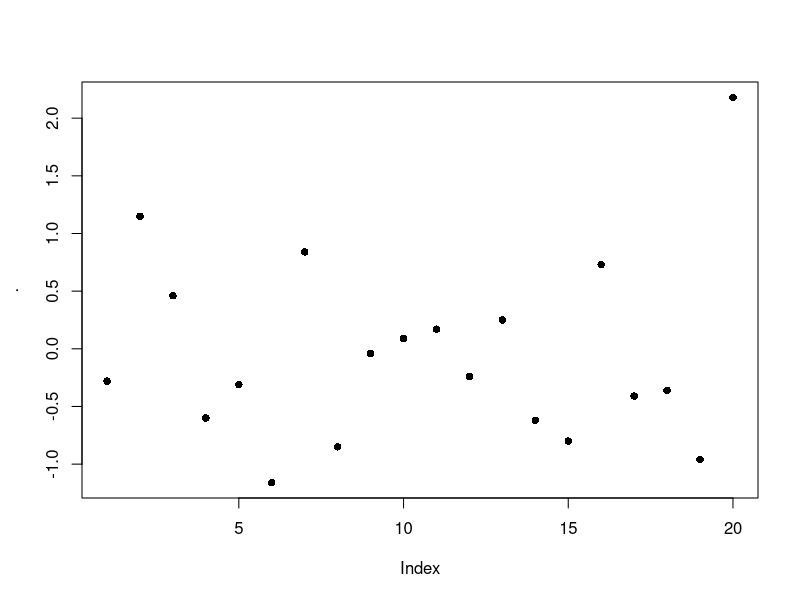
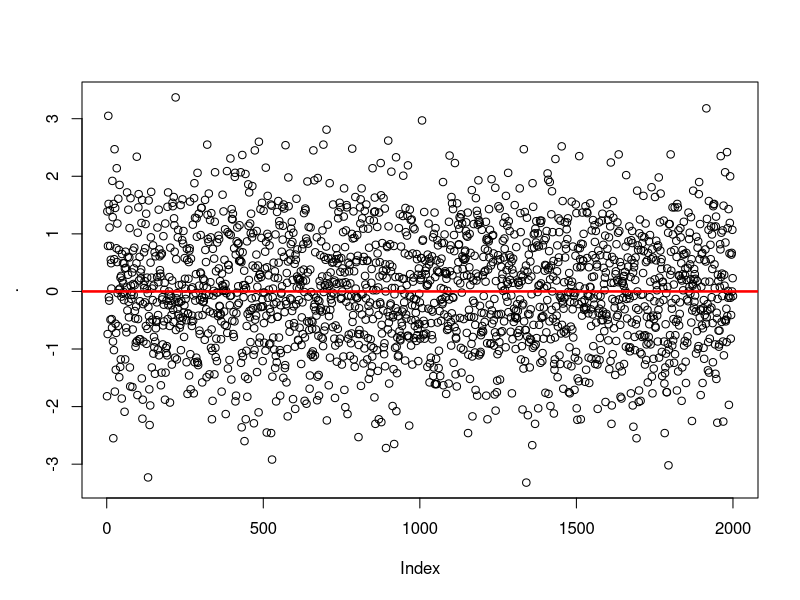

Source code (R) for these figures, in order: (Note: this script raises an error after producing the figures.)
# __________________________________________________________________
# R VOCABULARY 
# __________________________________________________________________

library("dplyr")
library("reshape2")
library("lazyeval")
library("ggplot2")
library("labeling")
library("lubridate")


# help(package="base")
# rm(list=ls())

# TODO: -------
# duplicated, charmatch, aggregate
# use regular expressions to break filenames into type of file        


# flatten a list: 
(l <- list(item1=4, item2=2, item3=c(100, 200)))  # surrounding with () calls print 
(unlist(l))
(unname(unlist(l)))  # returns numeric vector; also try: unlist(l) %>% unname  


# flattening a list of dates does weird stuff: 
datelist = as.list(c(ymd("2017-01-01"), ymd("2017-01-01")))
unlist(datelist)  # not good 
do.call("c", datelist)  # this is good 


# rep and seq: --------------------
rep(letters[1:3], times=2)  # same as rep(letters[1:3], 2)
rep(letters[1:3], each=2)
rep(letters[1:3], times=2, each=2)
rep(letters[1:3], times=2, each=2, length.out=2)
rep_len(letters[1:3], length.out=40)  # could be useful if you don't know the length of a vector, but you want to keep recycling it until total length reaches a target value. 
rep(letters[1:3], times=(1:3))
rep(letters[1:3], c(1,5,12))

seq(1,26)
seq(1,26,by=3)
seq(1,26, length.out=4)  # generates a sequence of length.out=4 equally spaced values from 1 to 16. (length.out is usually abbreviated to length or len, and seq_len is much faster.)
seq(along.with=month.abb)  # can abbreviate as e.g. seq(month.abb) or seq(letters); verbose alternative: seq(1, length(month.abb))
seq(along.with=rnorm(20))# generates sequence 1,2,3... ending with length(month.abb)
seq(c("apple", "orange", "banana"))

x<-round(rnorm(20), 2); names(x) <- seq(rnorm(20)); x %>% plot(pch=16) 
x<-round(rnorm(2000), 2); names(x) <- seq(rnorm(2000)); x %>% 
  plot(pch=1) %>% abline(h=0, lwd=2.5, col="red")


any(c(rep(FALSE, 9), TRUE))  # any TRUEs in the vector? 
any(c(2<1, 4>5, 6==7))

x <- c(4,3, NA, 1,1,23)
any(is.na(x))  # is.na(x) returns a logical of same length as x 



x<- rnorm(10)
range(x)
all(x < 2)  # x<2 returns a logical vector of same length as x; all(x<2) returns TRUE only if all values are TRUE 
all(x < 2, x > (-2))
all(1<2, 2==2, 3>2)
all(c(TRUE, TRUE, TRUE, FALSE))


4 %in% c(1,1,4,1)  # TRUE 
"s" %in% letters  # TRUE
1:4 %in% 1:10  # returns vector of same length as vector on left side of %in%
c(1:4, 12) %in% 1:10
c("g", 7) %in% letters 


match("s", letters)
match(c("a", "s", "f"), letters)
x <- c(4,3, NA, 1,1,23, NA)
match(NA, x)  # Note that match() only returns first match 


which(c(rep(FALSE, 5), TRUE, rep(FALSE, 4), TRUE))  # Takes a logical vector, returns numeric pointing to positions of TRUE values 
which(c(4==5, 2==3))
which(c(4==5, 2==3, 3==3, 4<5, 9>4))


x <- rep(1.0,10); y <- rep(0.99999999999, 10)
all.equal(target=x, current=y, tolerance = 10^-10)
all.equal(target=x, current=y, tolerance = 10^-20)


identical(2, 2.0)  # TRUE 

set.seed(1)
x <- rnorm(10)
set.seed(1)
y <- rnorm(10)
identical(x,y) # TRUE 


stopifnot(c(TRUE, TRUE))
stopifnot(c(FALSE, TRUE))  # returns an error if not all TRUE 
stopifnot(c(2<3, 4>5))


x <- airquality[, -1] # x is a regression design matrix
y <- airquality[,  1] # y is the corresponding response
stopifnot(complete.cases(y) != is.na(y))  # complete.cases returns a logical 
ok <- complete.cases(x, y)  # returns logical of same length as num rows of x and y
sum(!ok) # how many are not "ok" ? NOTE that "!" on a logical gives its inverse: !c(TRUE, FALSE) = c(FALSE, TRUE)
x <- x[ok,]
y <- y[ok]


# subsetting: -----
# 3 ways of subsetting a df for first column:
airquality[1]  # returns data frame (which is a type of list; subsetting list with [] always gives list)
airquality[[1]]  # returns the *contents* of element 1 in the df - integer atomic vector. [[]] can only return 1 thing 
airquality$Ozone  # returns integer atomic vector. Note that $ is shorthand, where x$y = x[["y", exact=FALSE ]]



cumsum(1:10)  # pseudocode: for i in 1:10, result[1] = i, result[2]=i+result[1]
cumprod(1:10)
cummin(1:10)  # along the entire length of input vector, 1 is min 
cummax(10:1)


# row and column sums, means: ---------------
x <- data.frame(x=rnorm(10)*10, y=rnorm(10)) %>% print 
colSums(x)
rowSums(x) %>% data.frame()

apply(x, 1, mean)  # means of rows 
apply(x, 2, mean)  # means of columns 


# first differencing: -----------
diff(1:10, lag = 1, differences = 1)  # diff gives differecnes between successive elements in a vector 
diff(seq(1,50, by=5), lag=1, differences=1)
(diffs1 <-diff(c(1,5,2,2,10,.5,-1,3,-4,30), lag = 1, differences = 1))
length(diffs1)

# second differencing: 
(diffs2 <-diff(c(1,5,2,2,10,.5,-1,3,-4,30), lag = 1, differences = 2))  
diffs2 == diff(diffs1, lag = 1, differences = 1)  #  setting arg differences > 1 means you recursively apply diff a specified number of times 
length(diffs2)  # note that this has one less element than diffs1

# differencing at lags (i.e. not immediately successive elements)
(diffs3 <-diff(c(1,5,2,2,10,.5,-1,3,-4,30), lag = 2, differences = 1))  
length(diffs3)


# removing duplicate rows from a df: -----------
# path.join.filter.dedup <- path.join.filter[!duplicated(path.join.filter), ]


# cut a range to get a factor: -------------------
x <- 1:100 
cut(x, breaks=seq(0,100,5), labels= paste("Level", 1:20))  # divide range of x into levels of a factor; 
# note that length of labels is 1 less than length of breaks
# also, first value of breaks is lower than min value of x 
table(cut(x, breaks=seq(0,100,5), labels= paste("Level", 1:20)))



# reorder factor levels using values in another column -------------
# first create data: 
df <- data.frame(area=letters[1:10], 
                 total=c(10,2,1,rnorm(6),20)); df

# graph looks ugly: 
ggplot(df, aes(x=area, y=total)) + geom_bar(stat="identity")

# find order of factor levels that you want: 
order(df$total)  # this gives ascending order; for descending, rev(order(df$total))

# reset factor levels: 
df <- df %>% mutate(area=factor(area, 
                          levels=area[order(df$total)])); df

str(df)  # factor levels reset

# graph again: 
ggplot(df, aes(x=area, y=total)) + geom_bar(stat="identity")  # SUCCESS!


# if there is an obvious way to order your factor levels (e.g. alphabetical), 
# you can try using ordered(): 
# create a factor with default ordering: 
ordered(rep(1:12, length=24))
ordered(c("blue", "green", "yellow"))
ordered(paste0("level_", 1:30))  # doesn't work well 

# let's try again: 
two.digits.numbers <- 
      sapply(1:30, function(x){
            x.char <- as.character(x)
            if (nchar(x.char) < 2){
                  x <- paste0("0", x)
            } else {
                  x <- x.char
            }
            return(x)
      }
      )

ordered(paste0("level_", two.digits.numbers))  # works! 

#**************************************************





#**************************************************
pmin(1:4, 0:3)  # gives "parallel" min - min of each pair of elements, where one element is from vector1, the other from v2. 

x <- sort(rnorm(100));  cH <- 1.35
quantile(x, probs = seq(0, 1, 0.25), na.rm = FALSE, names = TRUE)
# quantiles are cutpoints dividing the range of a probability distribution into contiguous intervals with equal probabilities. 
# quartiles are the three cut points that will divide a dataset into four equal-size groups
pmin(cH, quantile(x)) # no names
pmin(quantile(x), cH) # has names
plot(x=x, y=pmin(cH, pmax(-cH, x)), type = "b", main =  "Huber's function")



# & and && --------
x <- 1 
y <- 1

if (x==1 & y==1){print("yes")} else {print("no")}
if (x==1 && y==1){print("yes")} else {print("no")}
# when x and y are single element vectors, doesn't make a difference 

x <- c(1,1) 
y <- c(1,0)

if (x==1 & y==1){print("yes")} else {print("no")}
# "single &" returns warning: only first element used. Compare with: 
x==1 & y==1  # no warning, but this output can't be used in an if()
               # condition easily 

if (x==1 && y==1){print("yes")} else {print("no")}
# && evaluates left to right examining only the first element of each vector
# Hence, && is preferred in if conditions 

# compare: 
x==1 && y==1
x[2]==1 && y==1  # comparing second element of x (which is first element
                 # of x[2]) with first element of y


# merge: -------------------------------
# merging vectors (doesn't make much sense): 
x <- letters
y <- letters[3:4]
merge(x,y)  # prob not what you want: this is the cartesian product (?) of the 2 sets 


# MERGING DATA FRAMES: -----------
# if the column you're merging on has the same name in both dfs, there's no need to 
# specify by="" argument, because it is automatically interpreted that you are joining on that column 

x <- data.frame(a=letters, b.x=rnorm(26)) %>% print 
y <- data.frame(a=c(letters[3:4], "test"), d.y=rnorm(3), e.y=rep("yo", 3)) %>% print 

merge(x,y)  # inner join; 
merge(x,y, all=TRUE)  # outer join
merge(x,y, all.y=TRUE)  # right join
merge(x,y, all.x=TRUE)  # left join
merge(x,y, all.x=TRUE, all.y=TRUE)  # outer join again




# if the column you're merging on has the diff name in the 2 dfs, you need to specify the 
# by.x and by.y arguments 

x <- data.frame(a=letters, b.x=rnorm(26))
y <- data.frame(a.y=c(letters[3:4], "test"), d.y=rnorm(3), e.y=rep("yo", 3))

merge(x,y, by.x="a", by.y="a.y")  # INNER JOIN 
merge(x,y, all=TRUE, by.x="a", by.y="a.y")  # OUTER JOIN 
merge(x,y, all.y=TRUE, by.x="a", by.y="a.y")  # RIGHT JOIN
merge(x,y, all.x=TRUE, by.x="a", by.y="a.y")  # LEFT JOIN 


#... another example: -----------------
authors <- data.frame(
      surname = I(c("Tukey", "Venables", "Tierney", "Ripley", "McNeil")),
      nationality = c("US", "Australia", "US", "UK", "Australia"),
      deceased = c("yes", rep("no", 4)))
books <- data.frame(
      name = I(c("Tukey", "Venables", "Tierney",
                 "Ripley", "Ripley", "McNeil", "R Core")),
      title = c("Exploratory Data Analysis",
                "Modern Applied Statistics ...",
                "LISP-STAT",
                "Spatial Statistics", "Stochastic Simulation",
                "Interactive Data Analysis",
                "An Introduction to R"),
      other.author = c(NA, "Ripley", NA, NA, NA, NA,
                       "Venables & Smith"))

(m1 <- merge(authors, books, by.x = "surname", by.y = "name"))
(m2 <- merge(books, authors, by.x = "name", by.y = "surname"))


#... merging on dates: --------------
admits <- data.frame(dates = as.Date(c("2017-01-12", "2017-01-15")), 
                     num_cases = c(450,12))
census <- data.frame(dates = as.Date(c("2017-01-12", "2017-01-31")), 
                     num_pts = c(14030, 9912))
date_string <- data.frame(dates = seq(as.Date("2017-01-01"), as.Date("2017-01-31"), by="1 days")) 

# column to match on has same name in all 3 dfs, so no need to specify "by=" argument 
finaldf <- merge(date_string, admits, all.x=TRUE) %>% 
                  merge(census, all.x=TRUE) %>% print 

# if appropriate, replace NAs with zeroes: 
finaldf <- mutate(finaldf, 
                  num_cases=sapply(num_cases, function(x) if(is.na(x)==TRUE){0} else {x}), 
                  num_pts=sapply(num_pts, function(x) if(is.na(x)==TRUE){0} else {x})
                  ) %>% print 

finaldf.m <- melt(mutate(finaldf, dates=as.character(dates))) %>% print 
dcast(finaldf.m, dates ~ variable)  # reverses the melting operation 
dcast(finaldf.m, variable ~ dates)  # reverse rows and columns 

# ... merging with dplyr::right_join: --------
# path.join.phn <- right_join(path, path.waitlist.data,
#                             by =c("mrn" = "mrn.w", 
#                                   "ad.date.adtc" = "ad.date"))


# sort and order: ------------------
x <- c(1,1,3,-1,0,19,1,9,7,32)
sort(x)
sort(x, decreasing=TRUE)
rev(x)  # just reverses arguments 

order(x)  # returns an ordered numeric vector: order(x)[1] returns the position in x where the smallest element in x is found 
x[order(x)]  # arranges x in ascending order 


# Run-length encoding (RLE) is a very simple form of lossless data compression in which runs of data (that is, sequences in which the same data value occurs in many consecutive data elements) are stored as a single data value and count, rather than as the original run
x <- rev(rep(6:10, 1:5))
rle(x)
class(rle(x))  # type of list
rle(x)[1]
unname(unlist(rle(x)[1]))

z <- c(TRUE, TRUE, FALSE, FALSE, TRUE, FALSE, TRUE, TRUE, TRUE)
rle(z)
rle(as.character(z))

x <- c(rep("a", 4), "c", rep("g", 10))
unique(x)

# TABLE ----------------------------------------------
df <- data.frame(a=sample(100,10), 
                 b=sample(2000, 10))
table(df)  # you can call table() on purely numeric data, but it's kinda useless 
table(df$a)  # still useless 

df$c= sapply(1:10, function(x) sample(c("Group1", "Group2"), 1, replace=TRUE))
df

table(df)  # still pretty useless 
table(select(df, a,c))   # possibly useful: this converts the data from "long" to "wide" format; compare with > select(df[order(df$a), ], a,c)
table(select(df, b,c))  # possibly useful 
table(df$c)  # probably the best use of table() for this data 


# Simple frequency distribution:
table(rpois(100, 5))  # n=100, lambda=5
table(state.division, state.region)

with(airquality,
     table(OzHi = Ozone > 80, Month, useNA = "ifany"))  # with() seems to be a 
# precursor to the pipe operator (%>%)


# copy table from R to Excel: ---------------------
df <- data.frame(a=rnorm(20), b= sample(c(TRUE, FALSE), 20, replace=TRUE)) # %>% print
write.table(df, file="clipboard", sep="\t", row.names=FALSE)  # now paste in Excel 

# copy via clipboard from excel to R: 
#select column in excel %>%
x <- readClipboard()


# ifelse() : ------------------------------------
x <- c(6:-4)
sqrt(x)  #- gives warning
sqrt(ifelse(x >= 0, x, NA))  # no warning

## Note: the following also gives the warning !
ifelse(x >= 0, sqrt(x), NA)

l <- sample(c("a", "b", "c"), 1)
ifelse(l >= "b", "high", "low")


# DATES --------------------------------------------
# ...create strings of dates ----
seq(ISOdate(2017,1,1), ISOdate(2017,1,31), by="day") %>% substr(1,11)  # Jan to Feb 

seq(ISOdate(2017,1,1), ISOdate(2017,1,31), by="7 day") %>% 
  substr(1,11)  # only week start dates 

seq(ISOdate(2017,2,1), ISOdate(2017,1,1), by="-1 day") %>% substr(1,11)  # Feb to Jan 

# Note: ISOdate() is a wrapper for strptime()


# Alternatively, you can use as.Date: 
seq(as.Date("2017-01-01"), as.Date("2017-04-05"), by="1 day")

dates <- seq(as.Date("2017-01-01"), as.Date("2017-04-05"), by="7 day")  # only first day of weeks 
date_and_wkday <- data.frame(dates = dates, 
                             days = weekdays(dates)) %>% print 




# ...identify fiscal year from date : -------------------
x <- data.frame(date = c("2013-01-01", "2013-06-06", "2015-02-28", "2015-09-04"), 
                m=rep(NA,2), 
                y=rep(NA,2), 
                fyear = rep(NA,2)); x

for(i in 1:nrow(x)){
      x$m[i] <- substr(x$date[i], 6,7) %>% as.numeric
      x$y[i] <- substr(x$date[i], 1,4) %>% as.numeric
      if(m[i] %in% 4:12){
            x$fyear[i] <- x$y[i]+1
      } else {
            x$fyear[i] <- x$y[i]
      }
}
print(x)

# without extra columns for date and year: 
x <- data.frame(date = c("2013-01-01", "2013-06-06", "2015-02-28", "2015-09-04"), 
                fyear = rep(NA,2)
                ); x

for(i in 1:nrow(x)){
      m <- substr(x$date[i], 6,7) %>% as.numeric
      y <- substr(x$date[i], 1,4) %>% as.numeric
      if(m %in% 4:12){
            x$fyear[i] <- y+1
      } else {
            x$fyear[i] <- y
      }
}
print(x)



# using lubridate package: ----------------------------------------
dates <- c("2017-01-01", "2017-02-01", "2017-08-21")

class(dates)  # "character"


ymd(dates) # %>% class  # "Date"
# this function takes a char and converts to date, using the ymd format to 
# do the conversion. It DOESN'T *cast* to ymd format 

mdy(dates)  # doesn't work 
dates2 <- c('12-31-2017'); class(dates2)
mdy(dates2); class(mdy(dates2))

# convert to time in format hh:mm
timechar <- "12:30"
time <- strptime(timechar, format="%R"); time2
time <- strptime(timechar, format="%I"); time2


# convert ymd to mdy: 
ymd(dates) %>% format('%m%d%Y')

# arithmetic with dates and times: 



# SET OPERATIONS ---------------------------------------------

setA<-c("a", "b", "c", "d", "e")
setB<-c("d", "e", "f", "g")

union(setA,setB)
intersect(setA,setB)
setdiff(setA,setB)  # Note, however, that the difference between two sets is order-dependent. It is the material that is in the first named set, that is not in the second named set. 
setequal(c(setdiff(setA,setB),intersect(setA,setB),setdiff(setB,setA)), 
         union(setA,setB))


# SAMPLE() --------------------------------------------------
sample(10)  # gives permutation of all elements; same as sample(1:10)
sample(10, 1) 
(x <- sample(10, replace=TRUE)); setdiff(1:10, x)
sample(letters, 3)

sample(c("a", "b"),1, prob=c(.9, .1))  # The optional prob argument can be used to give a vector of weights for obtaining the elements of the vector being sampled. They need not sum to one, but they should be non-negative and not all zero.

# create a discrete distribution with specified probabilities:
v <- vector()
for(i in 1:1000){
  v[i] <- sample(c(TRUE, FALSE, "error"), 1, prob=c(.90, .09, .01))
}

table(v) %>% barplot  # plotting with base R 

# plotting with ggplot: 
dat <- as.data.frame(table(v)) %>% melt %>% select(1,3)
ggplot(dat, aes(x=v, y=value)) + 
  geom_bar(stat="identity") + 
  geom_hline(yintercept=0, size=1)



# COMBINATIONS --------------------------------------------------
choose(3,2)  # number of combinations of 2 elements that can be chosen from a set of 3 elements 
choose(10,1); choose(10,2); choose(30,2)

# counting num permutations: 
n <- 10
k <- 5 
choose(n,k)*factorial(k)

par(mfrow=c(2,1))
# graph of num combinations 
sapply(1:10, function(x) choose(10, x)) %>% 
  plot(type='l', main="num permutations, combinations of x objects from a total of 10 objects", 
       xlab = "x", 
       ylab = "num combinations")

# graph of num permutations 
sapply(1:10, function(x) choose(10, x)*factorial(x)) %>% 
  plot(type='l', 
       xlab = "x", 
       ylab = "num permutations")
par(mfrow=c(1,1))


# sample with/without replacement: -----------
sample(10)  # same as sample(1:10); default is replace=FALSE 
sample(10,2)
sample(10,100, replace=TRUE) 
sample(c("hi", "bye"), 30, replace=TRUE)

# simulate 100 rolls of a die: 
sample(6, 100, replace=TRUE) %>% mean
sample(6, 100, replace=TRUE) %>% mean


# find all files in a folder and all subfolders: ---------
setwd("\\\\vch.ca/departments/Projects (Dept VC)/Patient Flow Project/Coastal HSDA/2017 Requests/2017.10.10 LGH redevelopment - patient flow between old and new buildings")
list.files()
list.files(recursive = TRUE)
writeClipboard(list.files(recursive = TRUE))  # paste in notepad

files.df <- data.frame(file=as.character(list.files(recursive = TRUE)))
files.df <- mutate(files.df, 
                   file=as.character(file), # for some reason as.character 
                                              # didn't work above  
                   type=sapply(file, 
                               function(x){
                                     splitname <- strsplit(x, split="\\.") %>% 
                                                unlist %>% unname 
                                     l <- length(splitname)
                                     return(splitname[l])
                               }
                   ))

# examine structure: 
str(files.df)
head(files.df, 10); tail(files.df, 10)  

# get only R files: 
r.files <- filter(files.df, 
                  type=="R") %>% print


# FILL CONTAINER WITH LOOP: ----------------------
# create an empty container and fill it using a loop. We require that any type and any number of objects can be placed in the container, regardless of whether they are numeric or character or logical: 
container <- vector(mode="list")
# container <- list()  # this also seems to work? 

for(i in 1:10){
  x <- rnorm(1)
  print(paste("x=", x))
  if (x < 0.01){
    container[i] <- list(1:10)    
  } else if (x < 0.8) {
    container[i] <- list(rnorm(i))
  } else {
    container[i] <- list(rep("test", i))
  }
}

str(container)
summary(container)



# BUILD A DATAFRAME WITH A LOOP: --------------
# set up empty list: 
datalist = list()

for (i in 1:5) {
      # ... make some data
      dat <- data.frame(x = rnorm(10), y = runif(10))
      dat$i <- i  # maybe you want to keep track of which iteration produced it?
      datalist[[i]] <- dat # add it to your list; NOTE THAT WE USE [[]] !!!!
}

datalist  # each element of hte list is a dataframe 
# compare datalist[1] with datalist[[1]]; first is a list, second is contents 
      # within that list 

# join elements of list into a single df with do.call()
big_data = do.call(rbind, datalist) %>% print 

# alternative without using do.call: 
df1 <- datalist[[1]]
for(i in 2:5) {df1 <- rbind(df1, datalist[[i]])}
df1

identical(big_data, df1)  # TRUE 

# LAPPLY AND FRIENDS: -------------------------------
x <- list(a = 1:10, beta = exp(-3:3), logic = c(TRUE,FALSE,FALSE,TRUE)) %>% print 

# > lapply: -------------
# compute the list mean for each list element
lapply(x, mean)
# median and quartiles for each list element
lapply(x, quantile, probs = 1:3/4)
# Format for lapply is lapply(X, FUN, ...). Note that "probs=1:3/4" is being passed to "..." above, and is "passed to" the function quantile(). 

# > sapply and vapply ------
sapply(x, quantile)
i39 <- sapply(3:9, seq) # list of vectors
sapply(i39, fivenum)  # five number summary as a vector 
vapply(i39, fivenum)
vapply(i39, fivenum,
       c(Min. = 0, "1st Qu." = 0, Median = 0, "3rd Qu." = 0, Max. = 0))  
#^^ 3rd arg is FUN.VALUE: a vector template for the return value from FUN
# vapply is very similar to sapply, but with predefined format for output 




# > using apply to find row/column means -------
apply(x, 1, mean)  # means of rows 
apply(x, 2, mean)  # means of columns 

# > mapply: --------------
# mapply is a multivariate version of sapply
mapply(rep, x = 4:1, times=4:1)
# each iteration, rep takes 2 args one from the first arg from mapply, one 
#     from the second 

mapply(rep, times = 1:4, MoreArgs = list(x = 42))
# MoreArgs is used to pass arguments that are NOT "vectorized over"...? 
mapply(rep, times = 1:4, x=list(x = 42))  # what's the difference? 

mapply(function(x, y) seq_len(x) + y,  # define function to be applied 
       c(a =  1, b = 2, c = 3),  # names from first
       c(A = 10, B = 0, C = -10))
# pseudocode: create sequence of length a=1, then add A=10 to EACH element; 
#             create sequence of length b=2, then add B=0 

rnorms <- data.frame(n=rep(100,2), 
                     mean=c(4,50), 
                     var=c(.5, 3)) %>% print 
mapply(rnorm,
       n=rnorms$n, 
       mean=rnorms$mean, 
       sd=sqrt(rnorms$var)) %>% as.data.frame 

# **********************************
(v <- structure(10*(5:8), names = LETTERS[1:4], 
                types=c("red", "yellow", "blue", "green")))
# structure() returns the given object with further attributes that you can 
# set 

# not entirely sure what's happening here: 
f2 <- function(x, y) outer(rep(x, length.out = 3), y)
(a2 <- sapply(v, f2, y = 2*(1:5), simplify = "array"))
a.2 <- vapply(v, f2, outer(1:3, 1:5), y = 2*(1:5))
stopifnot(dim(a2) == c(3,5,4), all.equal(a2, a.2),
          identical(dimnames(a2), list(NULL,NULL,LETTERS[1:4])))

# ...sampling distribution of sample mean of exp r.v.: ----
replicate(10000, mean(rexp(10))) %>% hist

# using ggplot: 
df <- replicate(10000, mean(rexp(10))) %>% as.data.frame  
colnames(df) <- "value"

# set a theme variable that can be used for graphs later: 
mytheme <- theme(axis.text.x=element_text(size = 16),
                 axis.text.y=element_text(size=14),
                 
                 axis.title.x=element_text(size=20), 
                 axis.title.y=element_text(size=18), 
                 
                 strip.text.x=element_text(size=18), 
                 
                 panel.background = element_rect(fill = NA))

# without setting theme: 
p1 <- ggplot(df, aes(x=value)) + 
  geom_histogram(aes(y=..count..)) + # not really necessary to specify 
  # aes(y=..count..), but good to be explicit. You can just give 
  # "+ geom_histogram() +"  ...
  scale_x_continuous(limits=c(0,3), 
                     labels=seq(0,3, .25), 
                     breaks=seq(0,3, .25), 
                     expand = c(0,0)) +  # used to remove space between 
                                         # axis and labels  
      scale_y_continuous(expand = c(0,0)) + 
      
      geom_hline(yintercept=0, size=1) + 
      geom_vline(xintercept = 0, size=1);p1

# with theme: 
p1 + mytheme

# add density: 
(p2 <- p1 + geom_density(aes(y=..density..*900), size=1, colour="blue", alpha=.8))

p3 <- ggplot(df, aes(x=value)) + 
  geom_density(aes(y=..density../sum(..density..))); p3 
#   geom_histogram(aes(y=..density../sum(..density..)), fill=NA, colour="black")


# summary(p1); summary(p2)


# ... use lapply to create multiple distribution curves: -----

# create input vector: 
input=seq(-4,4, length=1000)

# define dist function family: X~N(0, 1/n): 
fx <- function(n, input_vector){
      dnorm(input_vector, mean=0, sd=(1/sqrt(n)))  # change to pnorm() to get CDFs 
}

# create data frame with x and f(x) values for different values of n: 
normal_curves <- lapply(seq(1:20), fx, input_vector=input) %>% 
      # "input_vector=x" => specify that second arg of fx always 
      # takes value x
      as.data.frame

colnames(normal_curves) <- paste0("n", 1:20)
normal_curves <- mutate(normal_curves,
                        x=input) %>%  # x is input vector
                  select(21,1:20)

str(normal_curves)

# putting data in long form to allow facetting by value of n: 
normal_curves_long <- melt(normal_curves, id.vars = "x")
str(normal_curves_long)

p1 <- ggplot(normal_curves_long, aes(x=x, y=value, group=variable)) + 
      geom_line() + 
      geom_text(data=filter(normal_curves_long,
                            x>=1 & x<=1.01),  # filtering to get single point from each                                                  curve 
                aes(label=variable), 
                col="red") ; p1 

# splitting data frames with split( ) :  --------------------------
split(mtcars, mtcars$cyl)

# example from split( ) help: 
require(stats); require(graphics)
n <- 10; nn <- 100
g <- factor(round(n * runif(n * nn)))  # 1000 integer values between 0:10  
x <- rnorm(n * nn) + sqrt(as.numeric(g))  # 1000 random values 
xg <- split(x, g)  %>% print  # note that each vector is of a different length 
boxplot(xg, col = "lavender")  # when g is large, sqrt(g) is large, so x values 
      # are higher 

sapply(xg, length)  # how many values in each group? lapply() %>% unlist( )
      # also works: 
# lapply(xg, length) %>% unlist
sapply(xg, mean)  # mean x value by level of g
# lapply(xg, mean) %>% unlist 


### Calculate 'z-scores' by group (standardize to mean zero, variance one)
z <- unsplit(lapply(split(x, g), scale), g)

# same thing, using pipes: 
z <- split(x,g) %>%  # split by levels of g 
      lapply(scale) %>%  # apply function scale() to each component 
      unsplit(g)   # combine back into a vector
plot(z)



# and check that the within-group std dev is indeed one:  
tapply(z, g, sd)  
# Interpretation: tapply takes 2 vectors, *splits* the first according to levels of 
# the second (thus creating a "ragged array"), then it *applies* a function to 
# each component, then it *combines* the results back into a vector.


# scale(x, center = TRUE, scale = TRUE): -----------
# If center is TRUE then centering is done by subtracting the column 
# means (omitting NAs) of x from their corresponding columns, and if 
# center is FALSE, no centering is done. 
# You can also supply a numeric vector of same length as num cols of x 
# to specify a particular value to subtract from each column entry. 
# 
# If scale is TRUE then scaling is done by dividing the (centered) 
# columns of x by their standard deviations if center is TRUE, and 
# the root mean square otherwise.



# Compound assignment pipe operator: ---------
# let's say we want an input vector of norm rvs, but it's lenght has to also be 
# a POISSON rv. We start by assigning the lenght, then generate a rnorm vector of 
# that length: 

# > approach 1: --------
set.seed(111)
(input <- rpois(1, 10))

# now update input
input <- input %>% rnorm %>% print 

# > approach 2: ----------
input %<>% rnorm %>% print 






# Pattern Matching and Replacement -------------------------------
# grep(value = FALSE) returns a vector of the indices of the elements of x that yielded a match (or not, for invert = TRUE. This will be an integer vector unless the input is a long vector, when it will be a double vector.                                                                                            

# grep(value = TRUE) returns a character vector containing the selected elements of x (after coercion, preserving names but no other attributes).

# grepl returns a logical vector (match or not for each element of x).

grep("[a-z]", letters)
grep("May", month.abb, invert=TRUE)  # find months that are NOT "May"
grep("wed", tolower(c("Monday", "Tuesday", "Wednesday")))
grep(c("wed", "mon"), tolower(c("Monday", "Tuesday", "Wednesday")))  # In grep(c("wed", "mon"), tolower(c("Monday", "Tuesday", "Wednesday"))):argument 'pattern' has length > 1 and only the first element will be used

charmatch(c("mon", "wed"), tolower(c("Monday", "Tuesday", "Wednesday", "Monday")))
# note that charmatch can take more than one element in its first argument. However, its rules for return values are a bit strange: 
      # if unique exact match OR (unique partial match and no exact match) -> 
            # match index returned
      # if multiple exact OR multiple partial -> 0 returned 
      # if no match, then nomatch argument value returned 
      # Thus, charmatch can be useful in seeing whether a value can be used 
            # as a unique identifier?? 

grep("o", letters)  # 15
grep("o", "food")  # 1
grep("o", c("food", "wood"))  # 1,2 
grep("o", c("food", "wood"), value=TRUE)
grepl("o", c("food", "wood"))

# note that "food" is a single element, which does contain an "o", so we get 1 returned. The 2 "o"s in food are not counted seperately. To do that, try: 

countOs <- function(x){
  require("dplyr", lib="H:/R packages")
  
  x.split <- strsplit(x, split=NULL) %>% unlist 
  
  returnOs <- function(x1){
    x2 <- tolower(x1)
    if(x2=="o"){1}
    else{0}
  }
  
  sapply(x.split, returnOs) %>% sum
}

# test function: 
test_countOs <- function(){
  sapply(list("hi", "hO", "OOoo", "yo", "only one", "frib", "N00", "123"),
         countOs)
}
test_countOs()

# apply the function: 
countOs("food")  # 2
countOs("Markov chains were introduced by Andrei Andreevich Markov (1856-1922) and were named in his honor.")  # 5 

# note how the function "countOs" promotes modularity and abstraction in the code: it is completely self-contained, so it doesn't need to refer to a function or object defined anywhere else, so you can use it in any environment. Just give it the input it expects and it will give you the output you expect. This is how you keep code from getting ridiculously complicated and interconnected. 

gsub("g", "Goose", letters)
gsub("g", NA, letters)

strings <- c("foo", "foo", "bar", "foo", "qux")
sub("foo", "yib", strings) 
gsub("foo", "yib", strings) 
# what's the difference between sub and gsub? 

# FUNCTIONS ------------------------------------------

# Use of "...": --------------------------------------
f <- function(...){
  list(...)
}
# f takes a variable number of arguments (i.e. user can put in anything they like there), then just lists what those arguments were. 


# TEST CASES: 
# function call: 
f(x=2, l=TRUE)

# Another function: 
f2 <- function(x,y, ...){
  print(x/y)
  otherArgs <- list(...)
  print(otherArgs)
  if (length(list(...)) > 0){
      if (any(unlist(list(...)))){
          print("At least one TRUE in otherArgs")
      } else {
          print("No TRUEs in otherArgs")
      }
  } else {
      print("No TRUEs in otherArgs")
  } 
}

# function call:
f2(1,5,TRUE, FALSE)
f2(1,5)
f2(1,5,FALSE, FALSE)

# Using ... in a useful way: ----------------------------------

# write a function that drops extreme values, then returns quantiles:
# in general, this approach could be useful because you can build in several steps into a single function (step1: drop extreme values, step2: calculate quantiles). However, you need a way to pass in arguments that will be used in later steps. That's what "..." is for. 

x <- rnorm(50)

f3 <- function(x){
  x2 <- sort(x)
  lower.limit <- quantile(x2, prob=.1)
  upper.limit <- quantile(x2, prob=.9)
  x3 <- x2[x2>lower.limit & x2<upper.limit]
  quantile(x3)
}

f3(x)  # compare with quantile(x)
f3(x, probs=c(.25, .5, .75))  
# Error in f3(x, probs = c(0.25, 0.5, 0.75)): unused argument (probs = c(0.25, 0.5, 0.75))

# To prevent the error, we need to rewrite f3 to allow it to take extra arguments: 

f4 <- function(x, ...){
  x2 <- sort(x)
  lower.limit <- quantile(x2, prob=.1)
  upper.limit <- quantile(x2, prob=.9)
  x3 <- x2[x2>lower.limit & x2<upper.limit]
  otherargs <- list(...)
  
  if(!is.null(otherargs)){
#     print(otherargs)  # note that this is just printed, not returned by the function
  }
  
  if(!is.null(otherargs$probs)){
#     print(quantile(x3, probs=otherargs$probs))
    quantile(x3, probs=otherargs$probs) %>% unlist
  } else {
#     print(quantile(x3))
#     print("default probs used")
    quantile(x3) %>% unlist
  }
}

# FUNCTION CALLS: 
f4(x)  # compare with quantile(x)
f4(x, probs=c(.08, .35, .57, .75, .99))  # compare with quantile(x, probs=c(.08, .35, .57, .75, .99))
f4(x, probs=c(.08, .35, .57, .75, .99), na.rm=TRUE)

# note what we can do with function f4: 
vectors <- vector(mode="list")
for(i in 1:10000){
  vectors[i] <- list(rnorm(500))
}

result <- lapply(vectors, f4, probs=c(.08, .35, .57, .75, .99), arg=NULL) %>%
  as.data.frame
names(result) <- paste0("sample_", 1:length(vectors))
str(result)
summary(result)
# result

result.long <-  melt(result) %>% 
  mutate(probs=as.factor(rep(c(.08, .35, .57, .75, .99), length(vectors)))) %>% 
  select(variable, probs, value)
str(result.long)
head(result.long, 100)

# quick analysis: 
boxplot(result.long$value)
filter(result.long, probs==.08) %>% select(value) %>% boxplot 
plot(value~probs, data=result.long)

# using ggplot: 
p1 <- ggplot(result.long, aes(x=probs, y=value)) + 
  geom_boxplot()  
#   facet_wrap(~probs, ncol=2)
p1


p08 <- filter(result.long, probs==.08) %>% select(value) %>% unlist
p57 <- filter(result.long, probs==.57) %>% select(value) %>% unlist

plot(p57~p08)

# ...rationale-----------------------------------------------------------
# without f4, how would you do this? First loop over vectors to remove extremes, then loop over the result to calculate quantiles. Okay, but what if there were e.g. 10 intermediate steps requiring a different function for each? It would be very inelegant to have to write 10 loops and keep passing the result from one to the next. 

# Instead, we can put all the intermediate functions inside f4, and pass their arguments to them through f4!!! 




# RESHAPE PACKAGE:  ---------------------------------------------
# Melting: going from wide to long 
head(airquality)
aql <- melt(airquality) # [a]ir [q]uality [l]ong format; no ID vars
head(aql)
aql[c(1:5, 154:158, 307:311), ]  

# using Month and Day as ID vars: 
aql <- melt(airquality, id.vars = c("Month", "Day"), 
            variable.name = "climate_variable", 
            value.name = "climate_value")
head(aql)  # note that long data is grouped by measured variable name, and that id vars repeat after all data on one single measured variable name: e.g. month=5, day=1 will appear next to "Ozone" var, then again next to "Solar.R". This is how rows/tuples for particular (Ozone, Solar.R, etc.) values are recorded; otherwise there would be no way to know which values were associated with others. 

# only id vars get column names named after them. All other vars are in the "variable" column, which we've renamed to "climate_variable"
summary(aql)
aql[c(1:5, 154:158, 307:311, 460:464), ]


# In reshape2 there are multiple cast functions. Since you will most commonly work with data.frame objects, we'll explore the dcast function.

# Casting: going from long to wide: 
aql <- melt(airquality, id.vars = c("Month", "Day"))
aqw <- dcast(aql, Month + Day ~ variable)  # Month & Day remain as columns (with duplicates removed), while the distinct names in variable "swing out" to create new column names. The arguments on the left refer to the ID variables and the arguments on the right refer to names the measured variables. Everything not in the equation is assumed to be a column of values. 
head(aqw)


dcast(aql, Month ~ variable + Day)  # wide format with each day a column: e.g Month=5, var="Ozone" and Day=1 gets 1 column; Month=5, var="Ozone" and Day=2 gets another, etc. 
# "Month ~ variable + Day" ==> LHS args specify how many rows in output; RHS args specify how many columns 
dcast(aql, Month ~ variable)  # "Aggregation function missing: defaulting to length". E.g. for month=5 and column=Ozone, there are now 31 values; we can't display 31 values in a cell, so we default to aggregating by counting 


dcast(aql, Month ~ variable, fun.aggregate = mean, 
      na.rm = TRUE)  # Averages by month
dcast(aql, Day ~ variable, fun.aggregate = mean, 
      na.rm = TRUE)  # Averages by day of month, across months. 


# NOTE: the above could have been done with dplyr::group_by() and summarize(): 
# however, this is more tedious because every var has to be named
# group_by(airquality, Month) %>% summarize(mean(Ozone, na.rm=TRUE), 
#                                           mean(Solar.R, na.rm=TRUE),
#                                           mean(Wind, na.rm=TRUE),
#                                           mean(Temp, na.rm=TRUE)) %>% 
#                                     as.data.frame 




## ...another example: means by day of week----------------------
days.of.week <- weekdays(Sys.Date()+0:6)  # list of days in the week 

data <- data.frame(var1=rnorm(7000, mean=50,sd=4), 
                   var2=rpois(7000, lambda=3), 
                   day=rep(days.of.week, 1000))
head(data, 50)

# MELT: 
longdata <- melt(data)
# head(longdata)
# longdata[c(1:8, 7001:7008), ]  # note that long data is grouped by measured variable name, and that id vars repeat after all data on one single measured variable name 

# CAST: 
# avg.by.day <- dcast(longdata, day ~ variable)  # Aggregation function missing: defaulting to length
avg.by.day <- dcast(longdata, day ~ variable, 
                    fun.aggregate=mean, 
                    na.rm=TRUE)
avg.by.day

# ...playing with the example ---------------------------------------------
# let's see if means of var1 differ across days 
anova.model1 <- lm(value~day, data=filter(longdata, variable=="var1"))
summary(anova.model)  # compare with "avg.by.day" Note that avg.by.day is easier to read. 

p1 <- ggplot(avg.by.day, aes(x=day, y=var1)) + 
  geom_bar(stat="identity")  
#   scale_y_continuous(limits=c(49.7, 50.1))  # not sure why the bars disappear when I do this 
p1

(p1zoom <- p1 + coord_cartesian(ylim=c(49.88, 50.1)))  # Setting limits on the coordinate system will zoom the plot (like you're looking at it with a magnifying glass), and will not change the underlying data like setting limits on a scale will.



# DPLYR PACKAGE: -------------------------------------

# group_by( ): --------------
# converts df to tbl, with meta-instruction to do all subsequent operations in terms of groups. Note that on its own, group_by does not do any operation; it is usually used in conjunction with summarize()

mtcars
group_by(mtcars, cyl)  # a tibble, with instructions to do subsequent operations in terms of groups of cyl 
group_by(mtcars, cyl) %>% as.data.frame  # identical to initial df 


# ...comparing summarize() on grouped versus original df: ----------
grouped <- group_by(mtcars, cyl)

summarize(grouped, mean(hp)) %>% as.data.frame # compare with following: 
summarize(mtcars, mean(hp))

summarize(grouped, mean(hp), sd(hp), mean(disp), sd(disp)) %>% 
      as.data.frame
# compare with following: 
summarize(mtcars, mean(hp), sd(hp), mean(disp), sd(disp))


# ...try alternative groupings: --------------------------
(grouped_by_cyl <- group_by(mtcars, cyl) %>% 
       summarize(mean(hp), sd(hp))) %>% as.data.frame
(grouped_by_gear <- group_by(mtcars, gear) %>% 
       summarize(mean(hp), sd(hp))) %>% as.data.frame

# grouped on 2 vars: 
(grouped_by_gear_and_cyl <- group_by(mtcars, gear, cyl) %>% 
       summarize(mean(hp), sd(hp))) %>% as.data.frame

# checking result of grouping on 2 vars: 
filter(mtcars, gear==3) %>% select(cyl) %>% arrange(cyl) %>% unique 
filter(mtcars, gear==4) %>% select(cyl) %>% arrange(cyl) %>% unique 
filter(mtcars, gear==5) %>% select(cyl) %>% arrange(cyl) %>% unique 

# find how many rows in particular combinations: 
count(mtcars, cyl)
count(mtcars, cyl, gear)

# another option to count rows: 
mtcars %>% group_by(cyl, gear) %>% summarise(n= n() ) 

#replace() ----
head(mtcars); str(mtcars)
cyl_order <- order(mtcars$cyl)
mtcars2 <- mtcars[cyl_order,]

# replace cylinder value of 4 with 99999
mtcars2 %>%
      mutate(hp=replace(hp, cyl==4, 99999),  # replace values 
                                    # in cyl column where value in 
                                    # cyl column ==4 
                                    # NOTE: you could also replace 
                                    # values in some other column where
                                    # cyl==4
             brands=rownames(mtcars)) %>%
      select(12,1:11) %>% 
      as.data.frame %>% print 




#***************************************************
# DATAPASTA PACKAGE ----
#***************************************************

# to paste data as tibble into R from clipboard: -----
# 1. copy the data
# 2. in your R script (not console?) use the addin "paste as tribble" 
#           > tools>>addins OR 
#           > use the toolbar "Addins" in RStudio
#           > shortcut: ctrl + shift + t


data <- tibble::tribble(
                                     ~X,           ~Location, ~Min, ~Max,
                       "Partly cloudy.",          "Brisbane",  19L,  29L,
                       "Partly cloudy.",  "Brisbane Airport",  18L,  27L,
                     "Possible shower.",        "Beaudesert",  15L,  30L,
                       "Partly cloudy.",         "Chermside",  17L,  29L,
       "Shower or two. Possible storm.",            "Gatton",  15L,  32L,
                     "Possible shower.",           "Ipswich",  15L,  30L,
                       "Partly cloudy.",     "Logan Central",  18L,  29L,
                        "Mostly sunny.",             "Manly",  20L,  26L,
                       "Partly cloudy.",     "Mount Gravatt",  17L,  28L,
                     "Possible shower.",             "Oxley",  17L,  30L,
                       "Partly cloudy.",         "Redcliffe",  19L,  27L
      )

# does it work with excel? YES!
df2 <- tibble::tribble(
                  ~task, ~time,
                  "sim", 125L,
              "vgh mdc",  25L
             )  # %>% as.data.frame 


# paste as data frame from Excel: ------
# > shortcut: ctrl + shift + d 
df3 <- data.frame(
              CTAS.Code = c(1L, 2L, 3L),
          X2016.Wkend.1 = c(2L, 66L, 293L)
       )


# try pasting as vector from excel: --------
# > shortcut: ctrl + shift + v 
months <- c("jan", "feb", "mar", "apr", "may", "jun", "jul", "aug", "sep", "oct")




# copy to clipboard from R: -------
mtcars$cyl %>% dmdclip()  # doesn't actually seem that useful 
